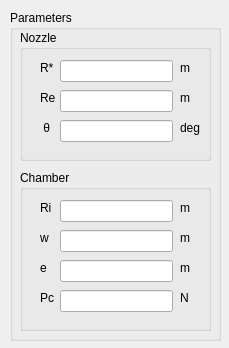
<?xml version="1.0" encoding="UTF-8"?>
<ui version="4.0">
 <class>Form</class>
 <widget class="QWidget" name="Form">
  <property name="geometry">
   <rect>
    <x>0</x>
    <y>0</y>
    <width>229</width>
    <height>348</height>
   </rect>
  </property>
  <property name="windowTitle">
   <string>Nozzle deseign</string>
  </property>
  <widget class="QGroupBox" name="groupBox_9">
   <property name="geometry">
    <rect>
     <x>10</x>
     <y>10</y>
     <width>211</width>
     <height>331</height>
    </rect>
   </property>
   <property name="title">
    <string>Parameters</string>
   </property>
   <widget class="QGroupBox" name="groupBox_11">
    <property name="geometry">
     <rect>
      <x>10</x>
      <y>20</y>
      <width>191</width>
      <height>131</height>
     </rect>
    </property>
    <property name="title">
     <string>Nozzle</string>
    </property>
    <widget class="QLabel" name="label_11">
     <property name="geometry">
      <rect>
       <x>20</x>
       <y>30</y>
       <width>21</width>
       <height>16</height>
      </rect>
     </property>
     <property name="text">
      <string>R*</string>
     </property>
    </widget>
    <widget class="QLabel" name="label_20">
     <property name="geometry">
      <rect>
       <x>20</x>
       <y>60</y>
       <width>21</width>
       <height>16</height>
      </rect>
     </property>
     <property name="text">
      <string>Re</string>
     </property>
    </widget>
    <widget class="QLabel" name="label_21">
     <property name="geometry">
      <rect>
       <x>20</x>
       <y>90</y>
       <width>21</width>
       <height>16</height>
      </rect>
     </property>
     <property name="text">
      <string> θ</string>
     </property>
    </widget>
    <widget class="QLabel" name="label_22">
     <property name="geometry">
      <rect>
       <x>160</x>
       <y>30</y>
       <width>21</width>
       <height>16</height>
      </rect>
     </property>
     <property name="text">
      <string>m</string>
     </property>
    </widget>
    <widget class="QLabel" name="label_23">
     <property name="geometry">
      <rect>
       <x>160</x>
       <y>60</y>
       <width>21</width>
       <height>16</height>
      </rect>
     </property>
     <property name="text">
      <string>m</string>
     </property>
    </widget>
    <widget class="QLabel" name="label_24">
     <property name="geometry">
      <rect>
       <x>160</x>
       <y>90</y>
       <width>21</width>
       <height>16</height>
      </rect>
     </property>
     <property name="text">
      <string>deg</string>
     </property>
    </widget>
    <widget class="QLineEdit" name="lineEdit_8">
     <property name="geometry">
      <rect>
       <x>40</x>
       <y>30</y>
       <width>113</width>
       <height>22</height>
      </rect>
     </property>
    </widget>
    <widget class="QLineEdit" name="lineEdit_9">
     <property name="geometry">
      <rect>
       <x>40</x>
       <y>60</y>
       <width>113</width>
       <height>22</height>
      </rect>
     </property>
    </widget>
    <widget class="QLineEdit" name="lineEdit_10">
     <property name="geometry">
      <rect>
       <x>40</x>
       <y>90</y>
       <width>113</width>
       <height>22</height>
      </rect>
     </property>
    </widget>
   </widget>
   <widget class="QGroupBox" name="groupBox_13">
    <property name="geometry">
     <rect>
      <x>10</x>
      <y>160</y>
      <width>191</width>
      <height>161</height>
     </rect>
    </property>
    <property name="title">
     <string>Chamber</string>
    </property>
    <widget class="QLabel" name="label_25">
     <property name="geometry">
      <rect>
       <x>160</x>
       <y>30</y>
       <width>21</width>
       <height>16</height>
      </rect>
     </property>
     <property name="text">
      <string>m</string>
     </property>
    </widget>
    <widget class="QLabel" name="label_26">
     <property name="geometry">
      <rect>
       <x>20</x>
       <y>30</y>
       <width>21</width>
       <height>16</height>
      </rect>
     </property>
     <property name="text">
      <string>Ri</string>
     </property>
    </widget>
    <widget class="QLabel" name="label_27">
     <property name="geometry">
      <rect>
       <x>160</x>
       <y>90</y>
       <width>21</width>
       <height>16</height>
      </rect>
     </property>
     <property name="text">
      <string>m</string>
     </property>
    </widget>
    <widget class="QLabel" name="label_28">
     <property name="geometry">
      <rect>
       <x>160</x>
       <y>60</y>
       <width>21</width>
       <height>16</height>
      </rect>
     </property>
     <property name="text">
      <string>m</string>
     </property>
    </widget>
    <widget class="QLabel" name="label_29">
     <property name="geometry">
      <rect>
       <x>20</x>
       <y>60</y>
       <width>21</width>
       <height>16</height>
      </rect>
     </property>
     <property name="text">
      <string>w</string>
     </property>
    </widget>
    <widget class="QLabel" name="label_30">
     <property name="geometry">
      <rect>
       <x>20</x>
       <y>90</y>
       <width>21</width>
       <height>16</height>
      </rect>
     </property>
     <property name="text">
      <string>e</string>
     </property>
    </widget>
    <widget class="QLineEdit" name="lineEdit_11">
     <property name="geometry">
      <rect>
       <x>40</x>
       <y>30</y>
       <width>113</width>
       <height>22</height>
      </rect>
     </property>
    </widget>
    <widget class="QLineEdit" name="lineEdit_12">
     <property name="geometry">
      <rect>
       <x>40</x>
       <y>60</y>
       <width>113</width>
       <height>22</height>
      </rect>
     </property>
    </widget>
    <widget class="QLineEdit" name="lineEdit_13">
     <property name="geometry">
      <rect>
       <x>40</x>
       <y>90</y>
       <width>113</width>
       <height>22</height>
      </rect>
     </property>
    </widget>
    <widget class="QLineEdit" name="lineEdit_14">
     <property name="geometry">
      <rect>
       <x>40</x>
       <y>120</y>
       <width>113</width>
       <height>22</height>
      </rect>
     </property>
    </widget>
    <widget class="QLabel" name="label_31">
     <property name="geometry">
      <rect>
       <x>20</x>
       <y>120</y>
       <width>21</width>
       <height>16</height>
      </rect>
     </property>
     <property name="text">
      <string>Pc</string>
     </property>
    </widget>
    <widget class="QLabel" name="label_32">
     <property name="geometry">
      <rect>
       <x>160</x>
       <y>120</y>
       <width>21</width>
       <height>16</height>
      </rect>
     </property>
     <property name="text">
      <string>N</string>
     </property>
    </widget>
   </widget>
  </widget>
 </widget>
 <resources/>
 <connections/>
</ui>
